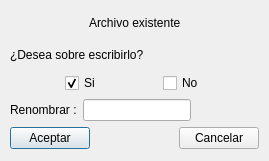
<?xml version="1.0" encoding="UTF-8"?>
<ui version="4.0">
 <class>VentanaArchivoExistente</class>
 <widget class="QDialog" name="VentanaArchivoExistente">
  <property name="geometry">
   <rect>
    <x>0</x>
    <y>0</y>
    <width>269</width>
    <height>161</height>
   </rect>
  </property>
  <property name="windowTitle">
   <string>Dialog</string>
  </property>
  <widget class="QWidget" name="">
   <property name="geometry">
    <rect>
     <x>10</x>
     <y>10</y>
     <width>249</width>
     <height>139</height>
    </rect>
   </property>
   <layout class="QVBoxLayout" name="verticalLayout">
    <item>
     <layout class="QHBoxLayout" name="horizontalLayout_4">
      <item>
       <spacer name="horizontalSpacer">
        <property name="orientation">
         <enum>Qt::Horizontal</enum>
        </property>
        <property name="sizeHint" stdset="0">
         <size>
          <width>40</width>
          <height>20</height>
         </size>
        </property>
       </spacer>
      </item>
      <item>
       <widget class="QLabel" name="labTituloArchivoExistente">
        <property name="text">
         <string>Archivo existente</string>
        </property>
       </widget>
      </item>
      <item>
       <spacer name="horizontalSpacer_2">
        <property name="orientation">
         <enum>Qt::Horizontal</enum>
        </property>
        <property name="sizeHint" stdset="0">
         <size>
          <width>40</width>
          <height>20</height>
         </size>
        </property>
       </spacer>
      </item>
     </layout>
    </item>
    <item>
     <layout class="QHBoxLayout" name="horizontalLayout_5">
      <item>
       <widget class="QLabel" name="labTitulo2ArchivoExistente">
        <property name="text">
         <string>¿Desea sobre escribirlo?</string>
        </property>
       </widget>
      </item>
      <item>
       <spacer name="horizontalSpacer_3">
        <property name="orientation">
         <enum>Qt::Horizontal</enum>
        </property>
        <property name="sizeHint" stdset="0">
         <size>
          <width>40</width>
          <height>20</height>
         </size>
        </property>
       </spacer>
      </item>
     </layout>
    </item>
    <item>
     <layout class="QHBoxLayout" name="horizontalLayout_3">
      <item>
       <spacer name="horizontalSpacer_6">
        <property name="orientation">
         <enum>Qt::Horizontal</enum>
        </property>
        <property name="sizeHint" stdset="0">
         <size>
          <width>40</width>
          <height>20</height>
         </size>
        </property>
       </spacer>
      </item>
      <item>
       <widget class="QCheckBox" name="checkBoxSi">
        <property name="text">
         <string>Si</string>
        </property>
        <property name="checked">
         <bool>true</bool>
        </property>
       </widget>
      </item>
      <item>
       <spacer name="horizontalSpacer_7">
        <property name="orientation">
         <enum>Qt::Horizontal</enum>
        </property>
        <property name="sizeHint" stdset="0">
         <size>
          <width>40</width>
          <height>20</height>
         </size>
        </property>
       </spacer>
      </item>
      <item>
       <widget class="QCheckBox" name="checkBoxNo">
        <property name="text">
         <string>No</string>
        </property>
       </widget>
      </item>
      <item>
       <spacer name="horizontalSpacer_9">
        <property name="orientation">
         <enum>Qt::Horizontal</enum>
        </property>
        <property name="sizeHint" stdset="0">
         <size>
          <width>40</width>
          <height>20</height>
         </size>
        </property>
       </spacer>
      </item>
     </layout>
    </item>
    <item>
     <layout class="QHBoxLayout" name="horizontalLayout">
      <item>
       <widget class="QLabel" name="labTituloRenombrar">
        <property name="text">
         <string>Renombrar :</string>
        </property>
       </widget>
      </item>
      <item>
       <widget class="QLineEdit" name="leNombreArchivo"/>
      </item>
      <item>
       <spacer name="horizontalSpacer_4">
        <property name="orientation">
         <enum>Qt::Horizontal</enum>
        </property>
        <property name="sizeHint" stdset="0">
         <size>
          <width>40</width>
          <height>20</height>
         </size>
        </property>
       </spacer>
      </item>
     </layout>
    </item>
    <item>
     <layout class="QHBoxLayout" name="horizontalLayout_2">
      <item>
       <widget class="QPushButton" name="btnAceptar">
        <property name="text">
         <string>Aceptar</string>
        </property>
       </widget>
      </item>
      <item>
       <spacer name="horizontalSpacer_5">
        <property name="orientation">
         <enum>Qt::Horizontal</enum>
        </property>
        <property name="sizeHint" stdset="0">
         <size>
          <width>40</width>
          <height>20</height>
         </size>
        </property>
       </spacer>
      </item>
      <item>
       <widget class="QPushButton" name="btnCancelar">
        <property name="text">
         <string>Cancelar</string>
        </property>
       </widget>
      </item>
     </layout>
    </item>
   </layout>
  </widget>
 </widget>
 <resources/>
 <connections/>
</ui>
